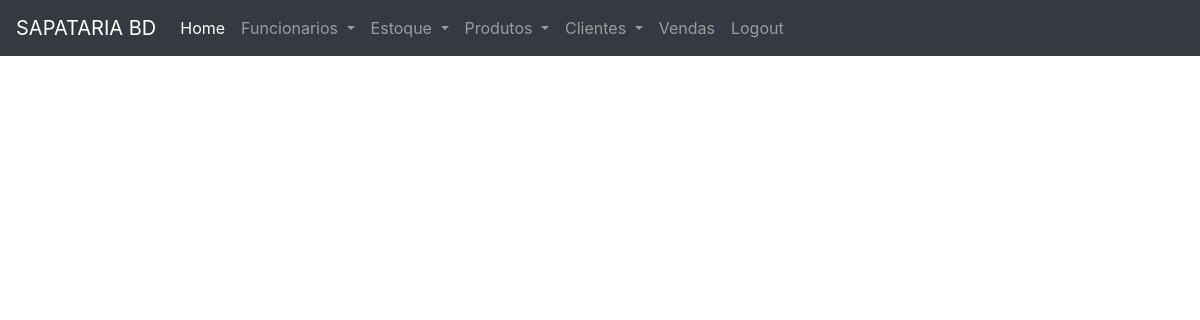
The app's page /produto/estoque/, older data.
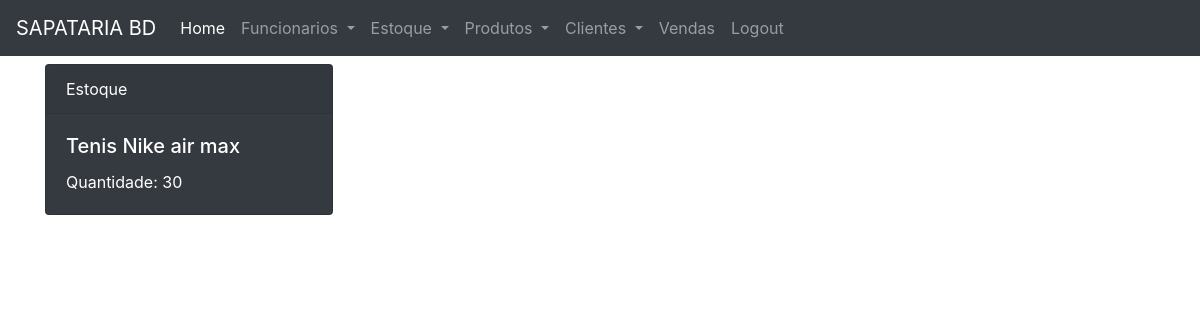
The same page, newer data.
### estoque/models.py (models this page shows)
class Estoque(models.Model):
    produto = models.ForeignKey(Produto,on_delete=models.CASCADE)
    quantidade = models.IntegerField()

### produto/models.py (models this page shows, shortened)
class Produto(models.Model):
    nome = models.CharField(max_length=100)
    tamanho = models.IntegerField()
    marca = models.CharField(max_length=100)
    cor = models.CharField(max_length=50)
    valor = models.DecimalField(max_digits=10,decimal_places=2)

### estoque/views.py (the view)
# urls.py: path('', lista_estoque,name = 'url_lista_estoque'),
def lista_estoque(request):
    data = {}
    data['estoque'] = Estoque.objects.all()
    return render(request,'lista_estoque.html',data)

### estoque/templates/lista_estoque.html
{% extends 'base.html' %}
    {% block content %}
        {%for k in estoque%}
            <div class="card text-white bg-dark mb-3" style="max-width: 18rem;">
              <div class="card-header">Estoque</div>
              <div class="card-body">
                <h5 class="card-title">{{ k.produto.nome }}</h5>
                <p class="card-text">Quantidade: {{ k.quantidade }} </p>
              </div>
            </div>
        {% endfor %}
    {% endblock %}

Row changes from the older to the newer data that the page shows:
added Estoque: produto.nome "Tenis Nike air max", quantidade "30"
